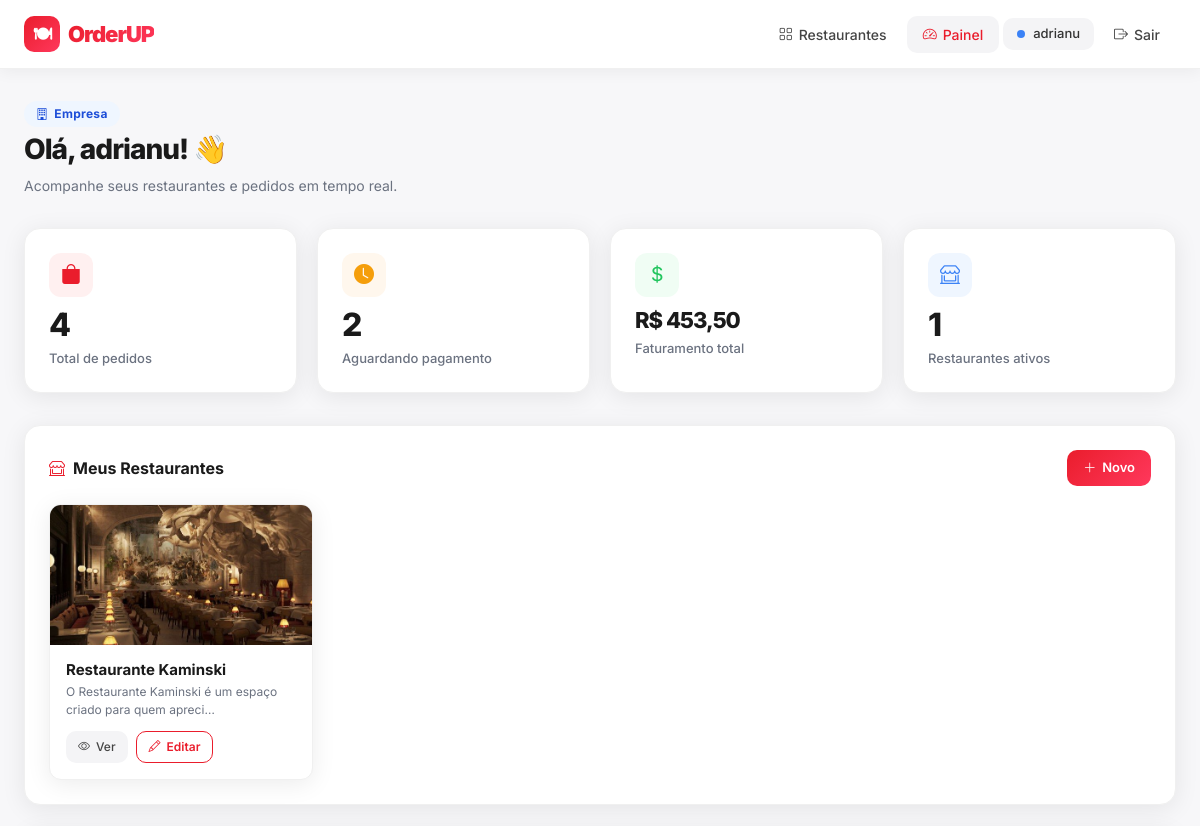
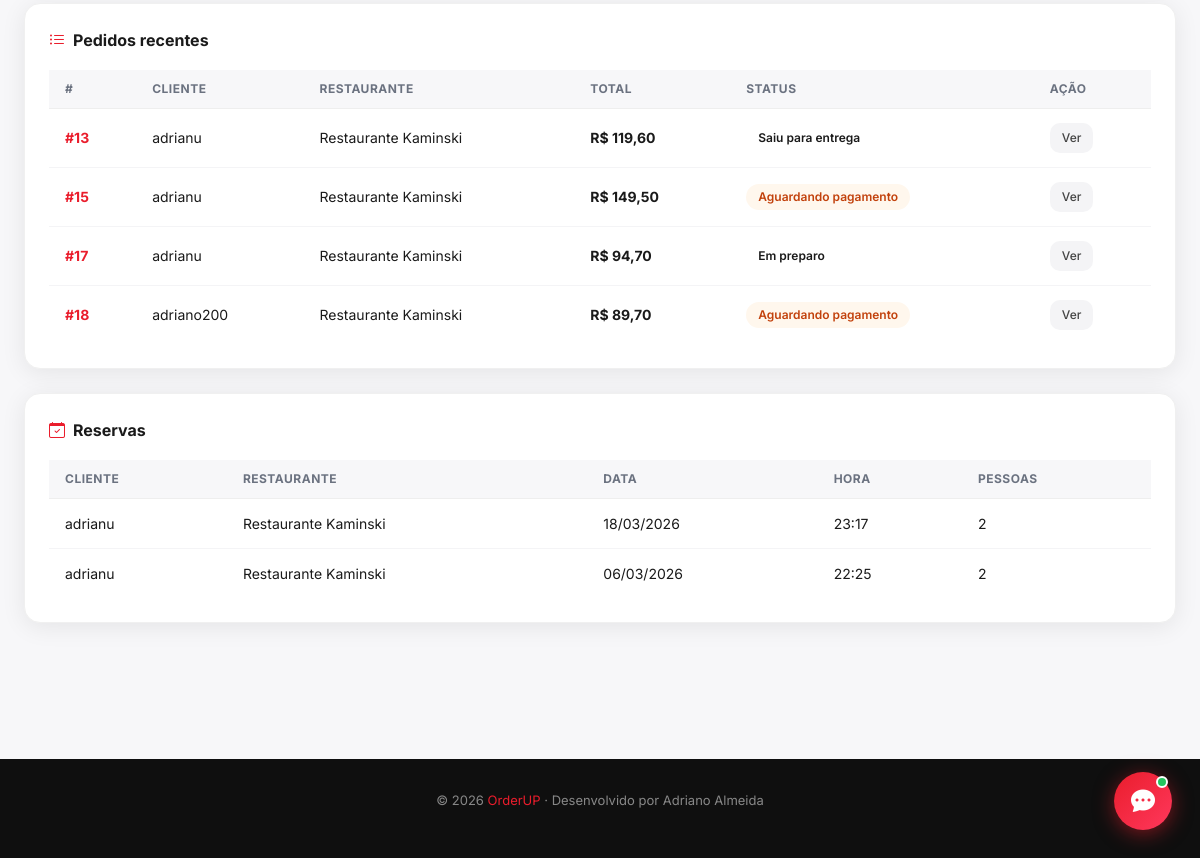
Page /dashboard/ (signed in) on the earlier database version (2 pictures, top to bottom).
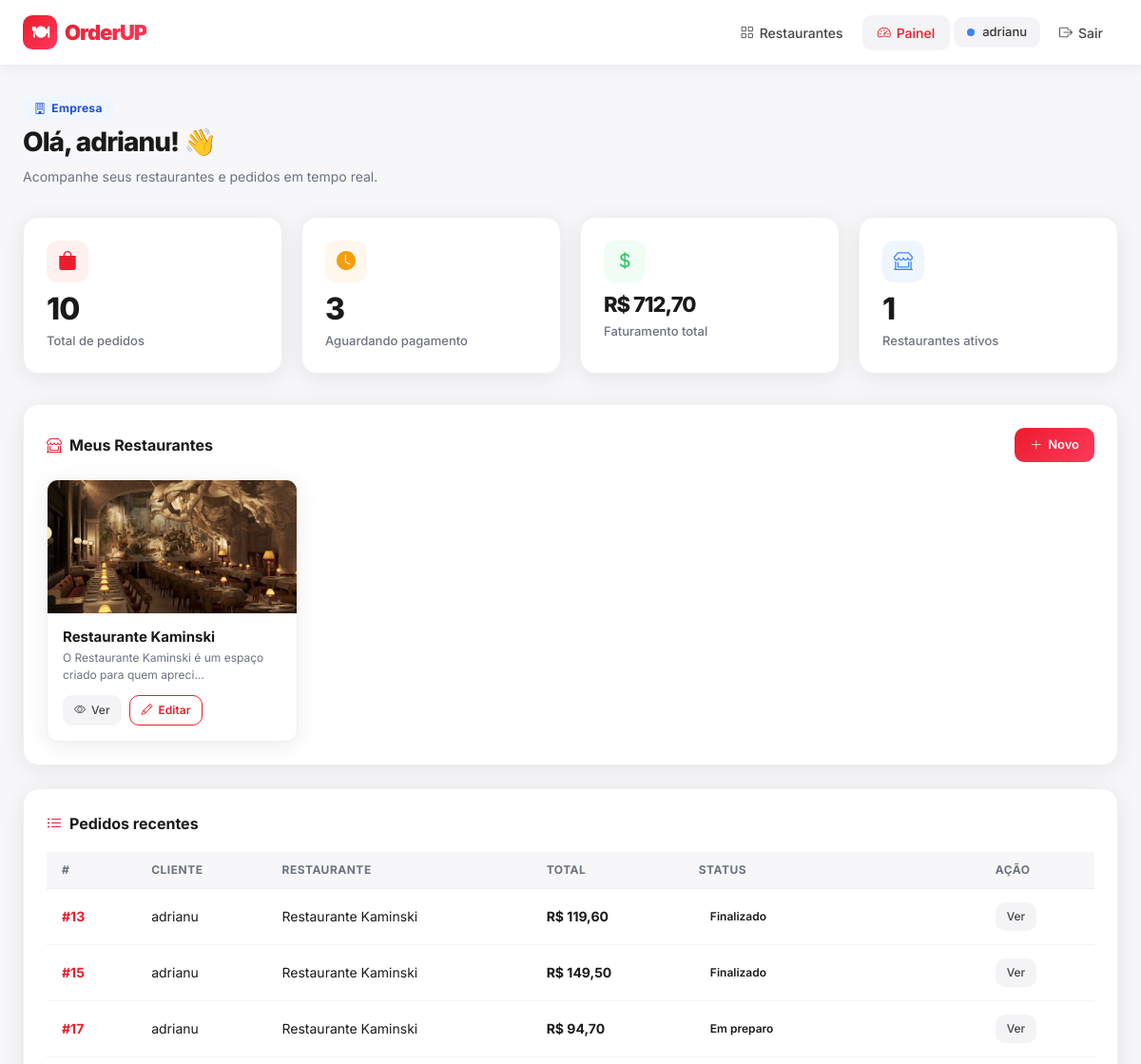
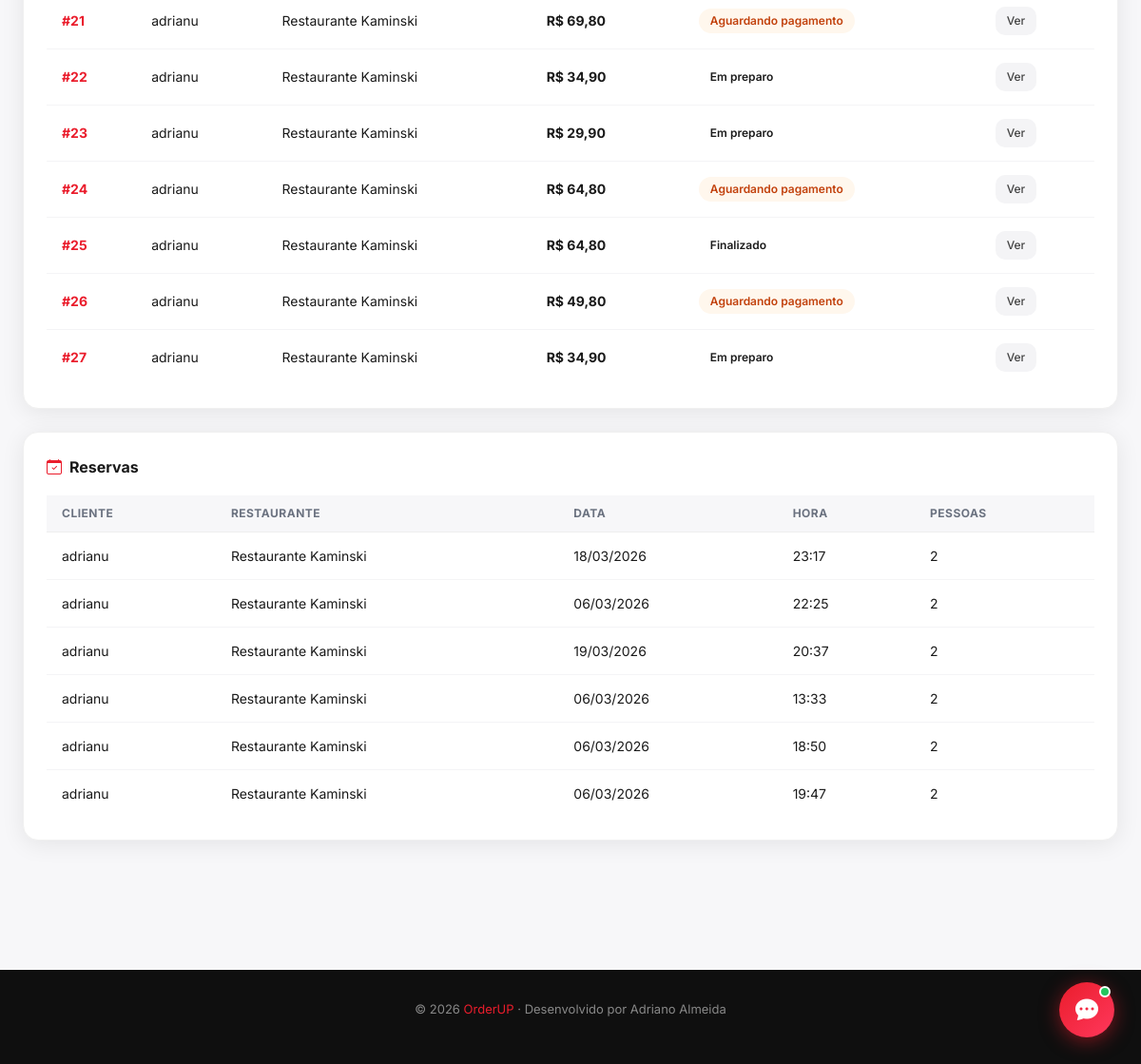
Same page on the later database version (2 pictures, top to bottom).
### myapp/models.py (models this page shows, shortened)
class Restaurant(models.Model):
    name = models.CharField(max_length=200)
    description = models.TextField()
    image = models.ImageField(upload_to='restaurants/', blank=True, null=True)
    owner = models.ForeignKey(User, on_delete=models.CASCADE)
    created_at = models.DateTimeField(auto_now_add=True)
    class Meta:
        ordering = ['-created_at']

class Order(models.Model):
    ORDER_STATUS = [
        ('PENDING', 'Aguardando pagamento'),
        ('PAID', 'Pago'),
        ('PREPARING', 'Em preparo'),
        ('READY', 'Pronto'),
        ('DELIVERED', 'Entregue'),
        ('CANCELLED', 'Cancelado'),
    ]
    ORDER_TYPE = [
        ('LOCAL', 'Consumo no Local'),
        ('DELIVERY', 'Entrega'),
    ]
    restaurant = models.ForeignKey(
        Restaurant,
        on_delete=models.CASCADE,
        related_name='orders'
    )
    customer = models.ForeignKey(
        User,
        on_delete=models.CASCADE,
        related_name='orders'
    )
    PAYMENT_METHOD = [
        ('pix', 'PIX'),
        ('credito', 'Cartão de Crédito'),
        ('debito', 'Cartão de Débito'),
        ('dinheiro', 'Dinheiro'),
    ]
    order_type = models.CharField(max_length=10, choices=ORDER_TYPE)
    status = models.CharField(
        max_length=20,
        choices=ORDER_STATUS,
        default='PENDING'
    )
    delivery_address = models.CharField(max_length=300, blank=True, null=True)
    delivery_complement = models.CharField(max_length=100, blank=True, null=True)
    delivery_neighborhood = models.CharField(max_length=100, blank=True, null=True)
    delivery_city = models.CharField(max_length=100, blank=True, null=True)
    delivery_cep = models.CharField(max_length=10, blank=True, null=True)
    delivery_phone = models.CharField(max_length=20, blank=True, null=True)
    payment_method = models.CharField(max_length=20, choices=PAYMENT_METHOD, blank=True, null=True)
    payment_id = models.CharField(max_length=200, blank=True, null=True)  # ID do MercadoPago
    paid_at = models.DateTimeField(null=True, blank=True)
    customer_notified = models.BooleanField(default=False)
    last_status_update = models.DateTimeField(auto_now=True)
    created_at = models.DateTimeField(auto_now_add=True)
    @property
    def total(self):
        return sum(
            (item.menu_item.price * item.quantity)
            for item in self.items.all()
        ) or 0

class OrderItem(models.Model):
    order = models.ForeignKey(
        Order,
        related_name='items',
        on_delete=models.CASCADE
    )
    menu_item = models.ForeignKey(MenuItem, on_delete=models.CASCADE)
    quantity = models.PositiveIntegerField()

class MenuItem(models.Model):
    restaurant = models.ForeignKey(
        Restaurant,
        on_delete=models.CASCADE,
        related_name='menu_items'
    )
    name = models.CharField(max_length=200)
    description = models.TextField()
    price = models.DecimalField(max_digits=8, decimal_places=2)
    image = models.ImageField(
        upload_to=menu_image_path,
        blank=True,
        null=True
    )
    available = models.BooleanField(default=True)

class Reservation(models.Model):
    restaurant = models.ForeignKey(
        Restaurant,
        on_delete=models.CASCADE,
        related_name='reservations'
    )
    customer = models.ForeignKey(
        User,
        on_delete=models.CASCADE,
        related_name='reservations'
    )
    date = models.DateField()
    time = models.TimeField()
    number_of_people = models.PositiveIntegerField()
    observation = models.TextField(blank=True, null=True)
    related_order = models.ForeignKey(
        Order,
        on_delete=models.SET_NULL,
        blank=True,
        null=True,
        related_name='reservation_link'
    )
    created_at = models.DateTimeField(auto_now_add=True)

### myapp/views.py (the view)
# urls.py: path('dashboard/', views.my_dashboard, name='my_dashboard'),
@login_required
def my_dashboard(request):
    user = request.user
    if user.is_superuser:
        restaurants = Restaurant.objects.all()
        orders = Order.objects.all()
        reservations = Reservation.objects.all()
        template = 'dashboard_admin.html'
    elif hasattr(user, 'profile') and user.profile.user_type == 'empresa':
        restaurants = Restaurant.objects.filter(owner=user)
        orders = Order.objects.filter(restaurant__owner=user)
        reservations = Reservation.objects.filter(restaurant__owner=user)
        template = 'dashboard.html'
    else:
        restaurants = None
        orders = Order.objects.filter(customer=user)
        reservations = Reservation.objects.filter(customer=user)
        template = 'dashboard_cliente.html'
    total_vendas = orders.count()
    aguardando_pagamento = orders.filter(status='PENDING').count()
    total_faturado = sum(order.total for order in orders)
    return render(request, template, {
        'restaurants': restaurants,
        'orders': orders,
        'reservations': reservations,
        'total_vendas': total_vendas,
        'aguardando_pagamento': aguardando_pagamento,
        'total_faturado': total_faturado,
    })

### templates/dashboard.html (shortened to what the changed rows need)
{% extends 'base.html' %}
{% block content %}
<div class="dash-wrap" style="max-width:100%;padding:0">
  <div class="dash-header">
    <h1 class="dash-title">Olá, {{ user.first_name|default:user.username }}! 👋</h1>
  </div>
  <div class="stat-grid">
    <div class="stat-card">
      <div class="stat-icon" style="background:#fff0f0"><i class="bi bi-bag-fill" style="color:var(--red)"></i></div>
      <div class="stat-num">{{ total_vendas }}</div>
      <div class="stat-label">Total de pedidos</div>
    </div>
    <div class="stat-card">
      <div class="stat-icon" style="background:#fff7ed"><i class="bi bi-clock-fill" style="color:#f59e0b"></i></div>
      <div class="stat-num">{{ aguardando_pagamento }}</div>
      <div class="stat-label">Aguardando pagamento</div>
    </div>
    <div class="stat-card">
      <div class="stat-icon" style="background:#f0fdf4"><i class="bi bi-currency-dollar" style="color:#22c55e"></i></div>
      <div class="stat-num" style="font-size:22px">R$ {{ total_faturado|floatformat:2 }}</div>
      <div class="stat-label">Faturamento total</div>
    </div>
  </div>
  <div class="dash-card">
    {% if restaurants %}
    <div style="display:grid;grid-template-columns:repeat(auto-fill,minmax(260px,1fr));gap:16px">
      {% for restaurant in restaurants %}
      <div style="border:1px solid #f0f0f0;border-radius:12px;overflow:hidden;transition:all .2s" class="card-rest">
        {% if restaurant.image %}
          <img src="{{ restaurant.image.url }}" alt="{{ restaurant.name }}" style="width:100%;height:140px;object-fit:cover">
        {% else %}
          <div style="width:100%;height:140px;background:linear-gradient(135deg,#f0f0f0,#e0e0e0);display:flex;align-items:center;justify-content:center;font-size:36px">🏪</div>
        {% endif %}
        <div style="padding:16px">
          <h4 style="font-size:15px;font-weight:700;margin-bottom:4px">{{ restaurant.name }}</h4>
          <p style="font-size:12px;color:var(--muted);margin-bottom:12px">{{ restaurant.description|truncatechars:60 }}</p>
          <div style="display:flex;gap:8px">
            <a href="{% url 'restaurant_detail' restaurant.pk %}" class="btn-gray" style="font-size:12px;padding:6px 12px"><i class="bi bi-eye"></i> Ver</a>
            <a href="{% url 'restaurant_update' restaurant.pk %}" class="btn-outline-red" style="font-size:12px;padding:6px 12px"><i class="bi bi-pencil"></i> Editar</a>
          </div>
        </div>
      </div>
      {% endfor %}
    </div>
    {% else %}
    <div style="text-align:center;padding:40px">
      <div style="font-size:48px;margin-bottom:12px">🏪</div>
      <p style="color:var(--muted)">Nenhum restaurante ainda. <a href="{% url 'restaurant_create' %}" style="color:var(--red);font-weight:600">Criar agora</a></p>
    </div>
    {% endif %}
  </div>
  <div class="dash-card">
    {% if orders %}
    <table class="table-orderup">
      <thead>
        <tr>
          <th>#</th><th>Cliente</th><th>Restaurante</th><th>Total</th><th>Status</th><th>Ação</th>
        </tr>
      </thead>
      <tbody>
        {% for order in orders|slice:":20" %}
        <tr>
          <td style="font-weight:700;color:var(--red)">#{{ order.id }}</td>
          <td>{{ order.customer.username }}</td>
          <td>{{ order.restaurant.name }}</td>
          <td style="font-weight:700">R$ {{ order.total|floatformat:2 }}</td>
          <td>
            <span class="badge-status badge-{{ order.status|lower }}">
              {{ order.get_status_display }}
            </span>
          </td>
          <td>
            <a href="{% url 'order_detail' order.pk %}" class="btn-gray" style="font-size:12px;padding:6px 12px">Ver</a>
          </td>
        </tr>
        {% endfor %}
      </tbody>
    </table>
    {% else %}
    <p style="color:var(--muted);text-align:center;padding:24px">Nenhum pedido ainda.</p>
    {% endif %}
  </div>
  <div class="dash-card">
    {% if reservations %}
    <table class="table-orderup">
      <thead><tr><th>Cliente</th><th>Restaurante</th><th>Data</th><th>Hora</th><th>Pessoas</th></tr></thead>
      <tbody>
        {% for res in reservations|slice:":10" %}
        <tr>
          <td>{{ res.customer.username }}</td>
          <td>{{ res.restaurant.name }}</td>
          <td>{{ res.date|date:"d/m/Y" }}</td>
          <td>{{ res.time|time:"H:i" }}</td>
          <td>{{ res.number_of_people }}</td>
        </tr>
        {% endfor %}
      </tbody>
    </table>
    {% else %}
    <p style="color:var(--muted);text-align:center;padding:24px">Nenhuma reserva ainda.</p>
    {% endif %}
  </div>
</div>
{% endblock %}

Differences in the rows shown:
removed Order: id "18", customer.username "adriano200", restaurant.name "Restaurante Kaminski", total "89,70", status "Aguardando pagamento"
changed Order id 13: status "Saiu para entrega" → "Finalizado"
changed Order id 15: status "Aguardando pagamento" → "Finalizado"
added Order: id "21", customer.username "adrianu", restaurant.name "Restaurante Kaminski", total "69,80", status "Aguardando pagamento"
added Order: id "22", customer.username "adrianu", restaurant.name "Restaurante Kaminski", total "34,90", status "Em preparo"
added Order: id "23", customer.username "adrianu", restaurant.name "Restaurante Kaminski", total "29,90", status "Em preparo"
added Order: id "24", customer.username "adrianu", restaurant.name "Restaurante Kaminski", total "64,80", status "Aguardando pagamento"
added Order: id "25", customer.username "adrianu", restaurant.name "Restaurante Kaminski", total "64,80", status "Finalizado"
added Order: id "26", customer.username "adrianu", restaurant.name "Restaurante Kaminski", total "49,80", status "Aguardando pagamento"
added Order: id "27", customer.username "adrianu", restaurant.name "Restaurante Kaminski", total "34,90", status "Em preparo"
added Reservation: customer.username "adrianu", restaurant.name "Restaurante Kaminski", date "19/03/2026", time "20:37", number_of_people "2"
added Reservation: customer.username "adrianu", restaurant.name "Restaurante Kaminski", date "06/03/2026", time "13:33", number_of_people "2"
added Reservation: customer.username "adrianu", restaurant.name "Restaurante Kaminski", date "06/03/2026", time "18:50", number_of_people "2"
added Reservation: customer.username "adrianu", restaurant.name "Restaurante Kaminski", date "06/03/2026", time "19:47", number_of_people "2"
Other differences:
{{ total_vendas }}: "4" → "10"
{{ aguardando_pagamento }}: "2" → "3"
{{ total_faturado|floatformat:2 }}: "453,50" → "712,70"
